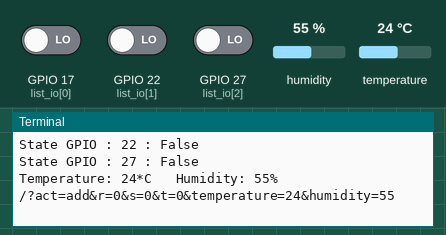
The program below on a simulated Raspberry Pi (BCM pin numbers). On the bench: the last lines printed to the terminal. The test bench sets the inputs (shaded band); at power-on: GPIO 17 (list_io[0]) LOW, humidity 55 %, GPIO 22 (list_io[1]) LOW, GPIO 27 (list_io[2]) LOW, temperature 24 °C. System figures (address, load, memory, disk, uptime) are fixed made-up values; web requests get an empty 200 reply after 0.4 s.

Above: at 2.2 s.
2.3 s: GPIO 17 (list_io[0]) driven HIGH
At 3.17 s:
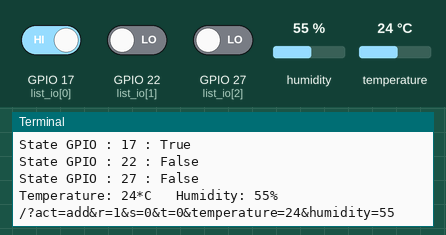
6.0 s: humidity set to 22 %
At 7.6 s:
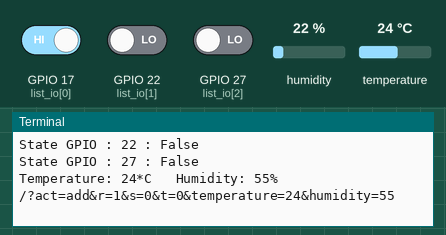
8.2 s: GPIO 22 (list_io[1]) driven HIGH
At 9.8 s:
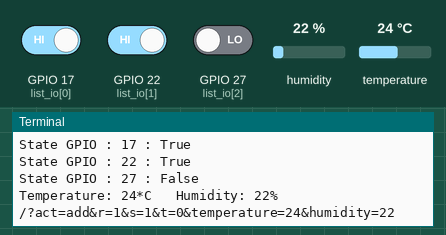
10.4 s: GPIO 27 (list_io[2]) driven HIGH
At 11.46 s:
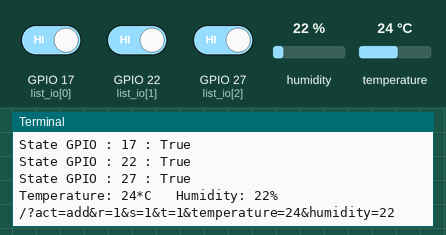
12.6 s: temperature set to 12 °C
At 13.8 s:
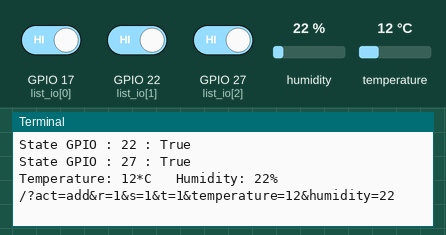
14.8 s: GPIO 17 (list_io[0]) driven LOW
At 16.43 s:
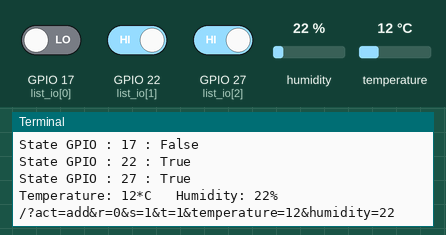
Timing chart, 0 to 17.9 s (numbered marks = the images above; inputs shaded):
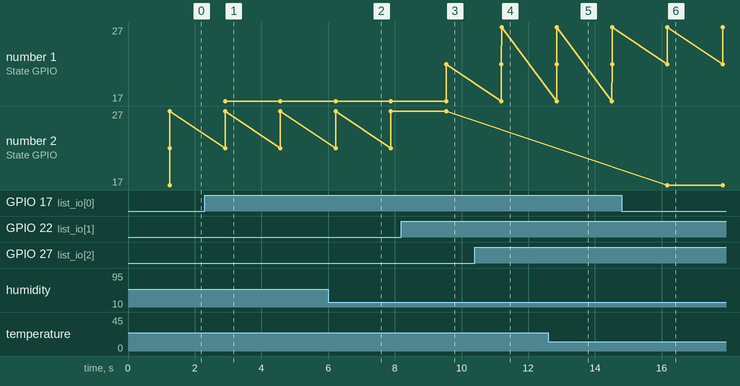

The program:

app.py
```python
import time
import board
import adafruit_dht
import psutil
import RPi.GPIO as GPIO

import requests
import http.client

if __name__ == '__main__':
    # Inisialisasi variable
    list_state = []
    temperature = 0
    humidity = 0
    # base_url = "http://emon.fajarlabs.com/"
    host_url = "emon.fajarlabs.com"
    GPIO.setmode(GPIO.BCM)     # set up BCM GPIO numbering

    # daftar INPUT PIN dimasukkan kedalam list
    list_io = [17, 22, 27] # index 0=R, 1=S, 2=T

    # We first check if a libgpiod process is running. If yes, we kill it!
    for proc in psutil.process_iter():
        if proc.name() == 'libgpiod_pulsein' or proc.name() == 'libgpiod_pulsei':
            proc.kill()

    # Inisialisasi GPIO menjadi INPUT
    for _gpio in list_io :
        GPIO.setup(_gpio, GPIO.IN)

    # Sensor DHT11 menggunakan pin D4
    sensor = adafruit_dht.DHT11(board.D4)

    # tunggu 1 detik, untuk memberi waktu inisialisasi input sensor
    time.sleep(1)

    while(1):
        try:
            # baca sensor suhu (temperature)
            temperature = sensor.temperature
            # baca sensor kelembapan udara (humidity)
            humidity = sensor.humidity
        except Exception as e:
            print(e)

        try:
            # baca semua data input sensor R S T
            for __gpio in list_io :
                is_state = False
                if GPIO.input(__gpio):
                    is_state = True
                list_state.append(is_state)
                print("State GPIO : {} : {} ".format(__gpio, is_state))
        except Exception as e :
            print(e)

        print("Temperature: {}*C   Humidity: {}% ".format(temperature, humidity))

        # check data R_S_T apakah lengkap atau ada 3 item
        if len(list_state)  == 3 :
            # kirim ke server
            url = "/?act=add&r={}&s={}&t={}&temperature={}&humidity={}".format(int(list_state[0]), int(list_state[1]), int(list_state[2]), temperature, humidity)
            print(url)
            try :
                conn = http.client.HTTPSConnection(host_url)
                payload = ''
                headers = {}
                conn.request("GET", url, payload, headers)
                res = conn.getresponse()
                data = res.read()
                print(data.decode("utf-8"))
            except Exception as e :
                print(e)

        list_state = [] # reset list_state
        time.sleep(1)
```

Measured:
- after the input at 2.3 s, the terminal: prints a new line after 0.61 s (image 1)
- after the input at 8.2 s, the terminal: prints a new line after 1.3 s (image 3)
- after the input at 10.4 s, the terminal: prints a new line after 0.80 s (image 4)
- after the input at 12.6 s, the terminal: prints a new line after 0.26 s (image 5)
- after the input at 14.8 s, the terminal: prints a new line after 1.4 s (image 6)
